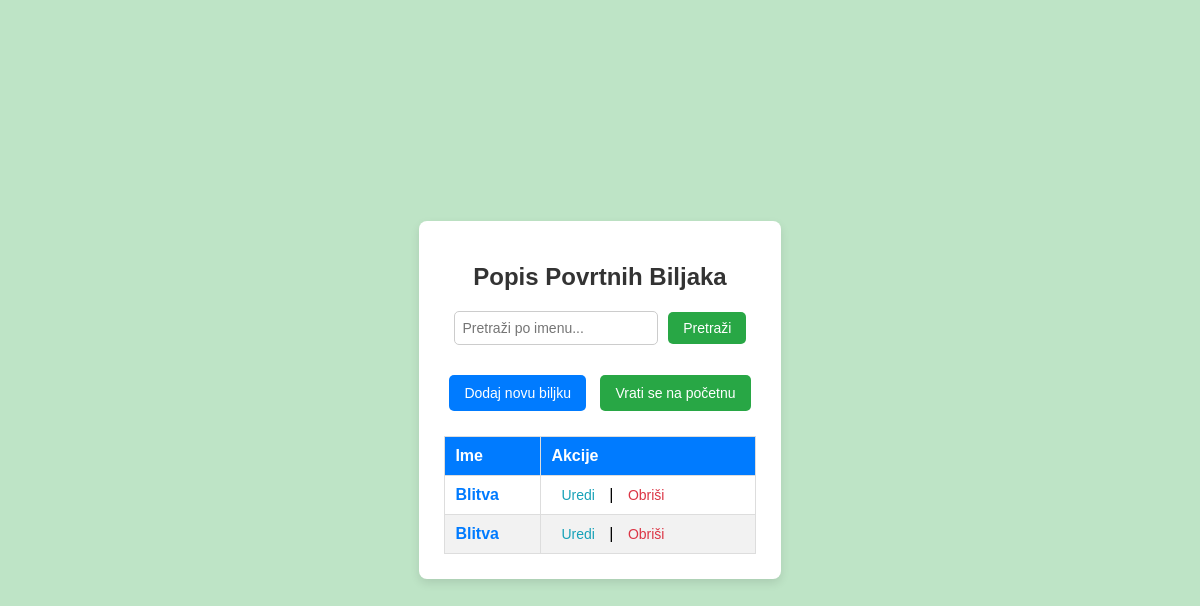
Before: /povrtnabiljke/ (signed in) with the older database file.
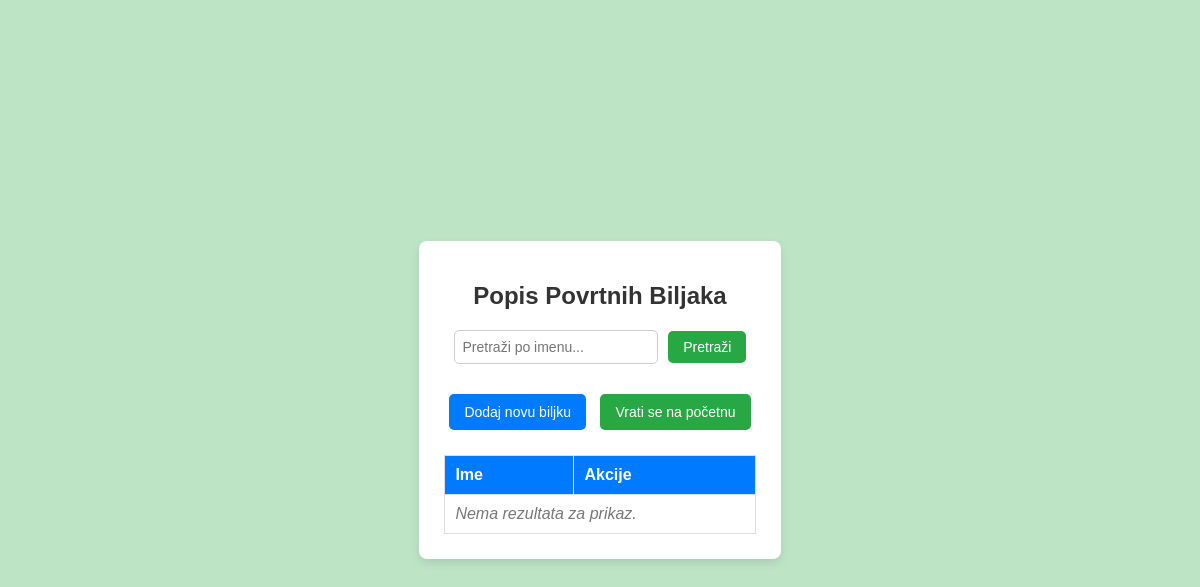
After: the same page with the newer database file.
### PZWapp/models.py (models this page shows, shortened)
class PovrtnaBiljka(models.Model):
    user = models.ForeignKey(
        settings.AUTH_USER_MODEL,
        on_delete=models.CASCADE,
        related_name='povrtne_biljke',
        default=get_default_user()
    )
    ime_p = models.CharField(max_length=30)
    regijaBiljke_p = models.CharField(max_length=100)
    vrijemeSazrijevanja_p = models.CharField(max_length=50)

### PZWapp/views.py (the view)
# urls.py: path('povrtnabiljke/', PovrtnaBiljkaListView.as_view(), name='povrtnabiljka_list'),
class PovrtnaBiljkaListView( ListView):
    model = PovrtnaBiljka
    template_name = 'main/povrtna_biljka_list.html'
    context_object_name = 'biljke'
    def get_queryset(self):
        if self.request.user.is_authenticated:
            return PovrtnaBiljka.objects.filter(user_id=self.request.user.id).exclude(user__isnull=True)
        else:
            return PovrtnaBiljka.objects.none()

### PZWapp/templates/main/povrtna_biljka_list.html (shortened to what this page needs)
<!DOCTYPE html>
<html lang="hr">
<head>
    {% load static %}
    <link rel="stylesheet" href="{% static 'css/povrtna_biljka.css' %}">
</head>
<body class="lista_povrtnih_biljaka">
    <div class="container">
        <h1>Popis Povrtnih Biljaka</h1>
        <form method="get" class="search-form">
            <input type="text" name="q" placeholder="Pretraži po imenu..." class="search-input" value="{{ request.GET.q }}">
            <button type="submit" class="search-btn">Pretraži</button>
        </form>
        <a href="{% url 'PZWapp:povrtnabiljka_create' %}" class="btn add-btn">Dodaj novu biljku</a>
        <a href="{% url 'PZWapp:homepage' %}" class="btn home-btn">Vrati se na početnu</a>
        <table class="plant-table">
            <thead>
                <tr>
                    <th>Ime</th>
                    <th>Akcije</th>
                </tr>
            </thead>
            <tbody>
                {% for biljka in biljke %}
                <tr>
                    <td><a href="{% url 'PZWapp:povrtnabiljka_detail' biljka.id %}" class="plant-link">{{ biljka.ime_p }}</a></td>
                    <td class="action-links">
                        <a href="{% url 'PZWapp:povrtnabiljka_update' biljka.id %}" class="edit-link">Uredi</a> |
                        <a href="{% url 'PZWapp:povrtnabiljka_delete' biljka.id %}" class="delete-link">Obriši</a>
                    </td>
                </tr>
                {% empty %}
                <tr>
                    <td colspan="2" class="no-results">Nema rezultata za prikaz.</td>
                </tr>
                {% endfor %}
            </tbody>
        </table>
    </div>
</body>
</html>

Changed rows visible on the page:
removed PovrtnaBiljka: ime_p "Blitva"
removed PovrtnaBiljka: ime_p "Blitva"
Other visible differences:
text now shown: "Nema rezultata za prikaz."
